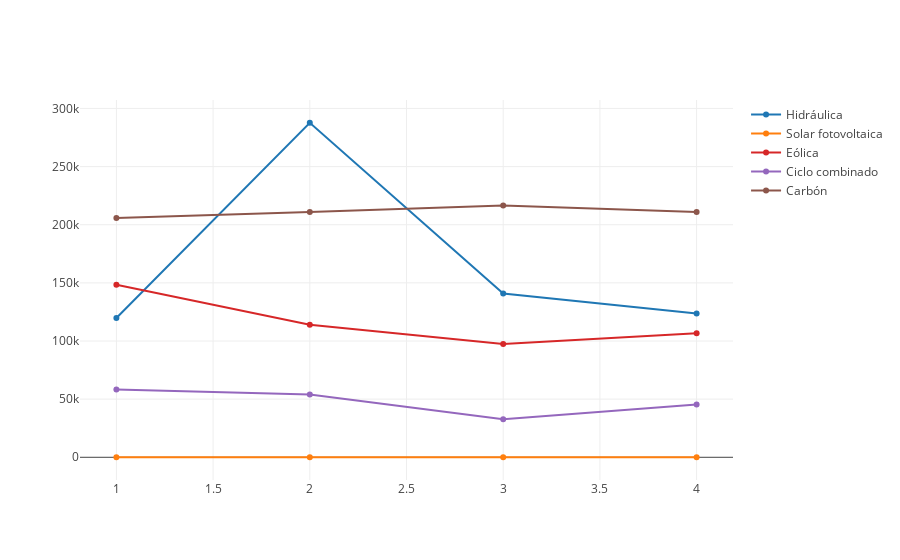

Notebook code cell kept with this figure:
### Code cell
val EnergiasParaAnalizar = Seq( "Hidráulica","Solar fotovoltaica","Nuclear", "Eólica", "Ciclo combinado", "Carbón")
AnalisisEnergiasAnual(EnergiasParaAnalizar, modelBalanceAsturias)

### Figure 1 — Plotly figure (JSON) as saved in the notebook; plotly's stock layout.template omitted (floating-point values rounded to 4 significant figures)
{"data": [{"name": "Hidráulica", "type": "scatter", "x": ["01", "02", "03", "04"], "y": [119800.0, 287700.0, 140900.0, 123600.0]}, {"name": "Solar fotovoltaica", "type": "scatter", "x": ["01", "02", "03", "04"], "y": [31.44, 52.82, 65.69, 63.81]}, {"name": "Nuclear", "type": "scatter", "x": ["01", "02", "03", "04"], "y": []}, {"name": "Eólica", "type": "scatter", "x": ["01", "02", "03", "04"], "y": [148400.0, 114100.0, 97390.0, 106700.0]}, {"name": "Ciclo combinado", "type": "scatter", "x": ["01", "02", "03", "04"], "y": [58330.0, 53920.0, 32610.0, 45350.0]}, {"name": "Carbón", "type": "scatter", "x": ["01", "02", "03", "04"], "y": [205800.0, 210800.0, 216600.0, 210900.0]}], "layout": {"autosize": true, "xaxis": {"autorange": true, "range": [0.8177, 4.182], "type": "linear"}, "yaxis": {"autorange": true, "range": [-21040.0, 308800.0], "type": "linear"}}}
